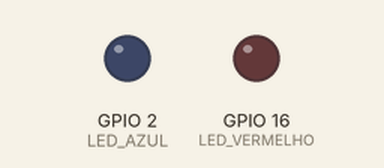
Simulated run of this sketch. Board: ESP8266 (NodeMCU). Parts: output pins drawn as LEDs (lit = HIGH). WiFi joins after 1.5 s; servers stay silent unless stated; what the sketch prints to the serial monitor is not drawn.

Above: at 0.1 s.
At 1.7 s:
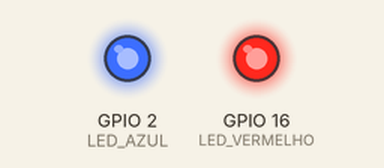
Timing chart, 0 to 3.2 s (numbered marks = the images above):
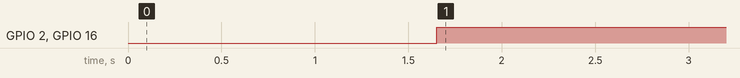

The sketch:

casa_tads_20192.ino
```cpp
#include <ESP8266WiFi.h>
#include <FirebaseArduino.h>

//wi-fi e autenticação no Firebase
#define FIREBASE_HOST "arduino-project-4ded3.firebaseio.com"
#define FIREBASE_AUTH "dmL0P0m3GbspkFEqdIS3dKDlrSZoJCxaF3EH6mQX"
#define WIFI_SSID "ifdoce"
#define WIFI_PASSWORD "10tifsul"

//mapeamento de portas
#define LED_AZUL 2
#define LED_VERMELHO 16

void autenticarFirebase(){
  //autentica e inicializa o serviço de Realtimedatabase do Firebase
  Firebase.begin(FIREBASE_HOST, FIREBASE_AUTH);
}

void conectarWiFi(){
  //conecta com o wifi
  WiFi.begin(WIFI_SSID, WIFI_PASSWORD);
  Serial.print("\nconnecting");
  while (WiFi.status() != WL_CONNECTED) {
    Serial.print(".");
    delay(500);
  }
  Serial.println();
  Serial.print("connected: ");
  Serial.println(WiFi.localIP());
  autenticarFirebase();
}

void setup() {
  //inicializa a comunicação serial com o monitor da IDE
  Serial.begin(9600);

  pinMode(LED_AZUL, OUTPUT); //led buit in azul
  pinMode(LED_VERMELHO, OUTPUT); //led buit in vermelho

  conectarWiFi();

}

void loop() {
  if(WiFi.status() == WL_CONNECTED){
    if (Firebase.success()) {
      FirebaseObject casa = Firebase.get("home");
      if(casa.getBool("/livingRoom/lamp")){
        digitalWrite(LED_AZUL, LOW);
        Serial.println("Lampada ligada - led azul");
      } else{
        digitalWrite(LED_AZUL, HIGH);
        Serial.println("Lampada desligada - led azul");
      }

      if(casa.getBool("/onboard/ledVermelho")){
        digitalWrite(LED_VERMELHO, LOW);
        Serial.println("Televisão ligada - led vermelho");
      } else{
        digitalWrite(LED_VERMELHO, HIGH);
        Serial.println("Televisão desligada - led vermelho");
      }

    } else{
      Serial.println("Erro na autenticão com o Firebase");
    }
  } else{
    conectarWiFi();
  }

  delay(500);
}
```

Measured:
- by itself, GPIO 2 (LED_AZUL), GPIO 16 (LED_VERMELHO): LOW → HIGH at 1.7 s
